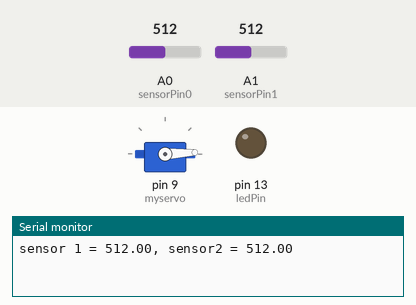
The sketch below on a simulated Arduino Uno, built with avr-gcc and run on an emulated ATmega328P. Parts: servo, output pins drawn as LEDs (lit = HIGH), the last lines printed to the serial monitor. The test bench sets the inputs (shaded band); at power-on: A0 (sensorPin0) = 512, A1 (sensorPin1) = 512.

Above: at 0.05 s.
At 2.15 s:
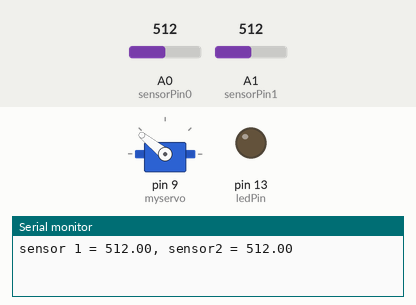
At 4.15 s:
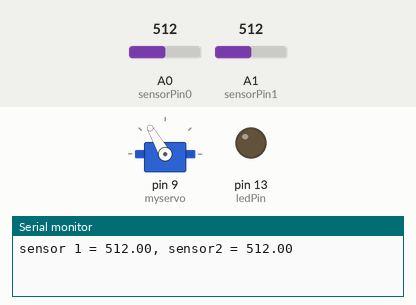
At 8.25 s:
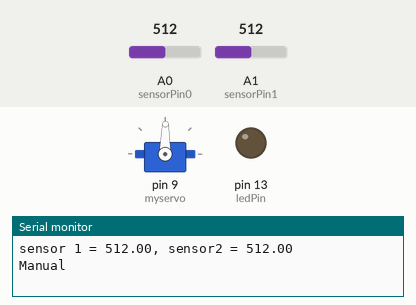
Timing chart, 0 to 10.8 s (numbered marks = the images above):
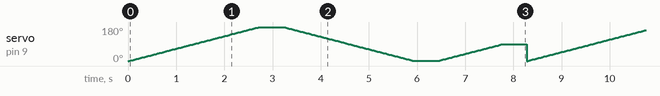

The sketch:

irSensorServo.ino
```cpp
#include <Servo.h>

Servo myservo;
int sensorPin0 = 0;
int sensorPin1 = 1;
int ledPin = 13;
float sensorRightValue;
float sensorLeftValue;
boolean range; // true if there is a close object, false if there is no object infront of robot
void setup()
{
  Serial.begin(9600);
  pinMode(sensorPin0,INPUT);
  pinMode(sensorPin1,INPUT);
  pinMode(13,OUTPUT);
  myservo.attach(9);
  myservo.write(0);
}
void loop()
{

  sensorRightValue = analogRead(sensorPin0);
  sensorLeftValue = analogRead(sensorPin1);
  range = distance(sensorRightValue,  sensorLeftValue);

  Serial.print("sensor 1 = ");
  Serial.print( sensorRightValue);
  Serial.print( ", sensor2 = " );
  Serial.print(sensorLeftValue);
  Serial.println();

  if(range)
  {
    turnRight();
    sensorRightValue = analogRead(sensorPin0);
    sensorLeftValue = analogRead(sensorPin1);
    range = distance(sensorRightValue,  sensorLeftValue);
    if(range)
    {
      turnLeft();
      sensorRightValue = analogRead(sensorPin0);
      sensorLeftValue = analogRead(sensorPin1);
      range = distance(sensorRightValue,  sensorLeftValue);
      if(range)
      {
        Serial.println("Manual");
        turnToMiddle('L');
      }
      else
      {
        blinkLED();
        // move robot to the left
        Serial.println("move to the left");
        //return servo to middle position
        turnToMiddle('L');
      }
    }
    else
    {
      blinkLED();
      // move robot to the right
      Serial.println("move to the right");
      //return to middle potition
      turnToMiddle('R');
    }
  }
  else blinkLED();

}

// return true if the ir sensors show close range, else, if the
// object is still far, return false.
boolean distance(float sensorRightValue, float sensorLeftValue)
{
  if(sensorRightValue>=400 && sensorRightValue<700 || sensorLeftValue>=400 && sensorLeftValue <700)
  {
    return true;
  }
  else return false;
}


void turnRight()
{
  int pos=0;
  for(pos = 0; pos < 180; pos += 1)  // goes from 0 degrees to 180 degrees
  {                                  // in steps of 1 degree
    myservo.write(pos);              // tell servo to go to position in variable 'pos'
    delay(15);                       // waits 15ms for the servo to reach the position
  }
  delay(500);
}
void turnLeft()
{
  int pos = 0;
  for(pos = 180; pos>=1; pos-=1)     // goes from 180 degrees to 0 degrees
  {
    myservo.write(pos);              // tell servo to go to position in variable 'pos'
    delay(15);                       // waits 15ms for the servo to reach the position
  }
    delay(500);
}

void turnToMiddle(char currentDirection)
{
  if(currentDirection == 'L')
  {
    int pos=0;
    for(pos = 1; pos < 90; pos += 1)  // goes from 0 degrees to 180 degrees
    {                                  // in steps of 1 degree
      myservo.write(pos);              // tell servo to go to position in variable 'pos'
      delay(15);                       // waits 15ms for the servo to reach the position
    }
    delay(500);
  }
  else if(currentDirection == 'R')
  {
    int pos = 0;
    for(pos = 179; pos>=90; pos-=1)     // goes from 180 degrees to 0 degrees
    {
      myservo.write(pos);              // tell servo to go to position in variable 'pos'
      delay(15);                       // waits 15ms for the servo to reach the position
    }
      delay(500);
  }
}

void blinkLED()
{
    digitalWrite(13,HIGH);
    delay(400);
    digitalWrite(13,LOW);
    digitalWrite(13,HIGH);
    delay(400);
    digitalWrite(13,LOW);

}
```
